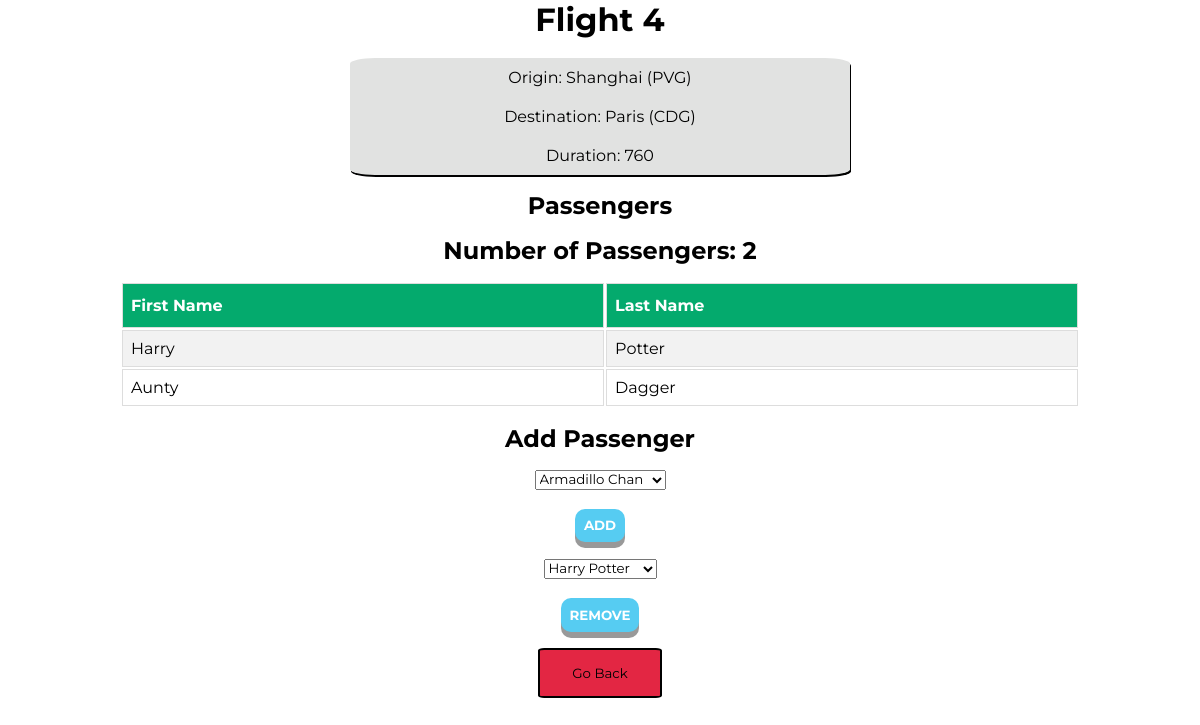
/flights/4, run on the app's committed database.
### flights/models.py (models this page shows, shortened)
class Flight(models.Model):
    origin = models.ForeignKey(Airport, on_delete=models.CASCADE, related_name='departures') #if you delete an aiport, it will delete the flight
    destination = models.ForeignKey(Airport, on_delete=models.CASCADE, related_name='arrivals')
    duration = models.IntegerField()

class Airport(models.Model):
    code = models.CharField(max_length=3)
    city = models.CharField(max_length=64)
    city_link = models.URLField(max_length=128, default='www.google.com')
    image = models.ImageField(upload_to=None, height_field=None, width_field=None, max_length=100, blank=True)
    def __str__(self):
        return f"{self.city} ({self.code})"

class Passenger(models.Model):
    first = models.CharField(max_length=64)
    last = models.CharField(max_length=64)
    flights = models.ManyToManyField(Flight, blank=True, related_name="passengers")
    ticketprice = models.DecimalField(max_digits=6, decimal_places=2, default=100.00)
    MALE = "Male"
    FEMALE = "Female"
    PRIVATE = "Private"
    Choices = [
        ("male", MALE),
        ("female", FEMALE),
        ("private", PRIVATE)
    ]
    gender = models.CharField(max_length=8, choices=Choices, default="private", blank=True)
    def __str__(self):
        return f"{self.first} {self.last}"

### flights/views.py (the view)
# urls.py: path("<int:flight_id>", views.flight, name="flight"),
def flight(request, flight_id):
    over = True
    max_id = Flight.objects.last().id
    if flight_id <= max_id:
        flight = Flight.objects.get(pk=flight_id)
        return render(request, "flights/flight.html" ,{
            "flight": flight,
            "over": over,
            "passengers": flight.passengers.all(),
            "num": len(flight.passengers.all()),
            "non_passengers": Passenger.objects.exclude(flights=flight).all()
        })
    else:
        over = False
        return render(request, "flights/flight.html" ,{
            "over": over
        })

### flights/templates/flights/flight.html (shortened to what this page needs)
{% extends "flights/layout.html" %}
{% load static %}
{% block title %}
<link rel="stylesheet" href="{% static 'flights/styles.css' %}">
{% endblock %}
{% block body %}
{% if over %}
    <div class="header">
        <h1>Flight {{flight.id}}</h1>
    </div>
    <br>
    <div class="flights">
        <ul class="flight-list">
            <li><a href="{{flight.origin.city_link}}">Origin: {{flight.origin}}</a></li>
            <li><a href="{{flight.destination.city_link}}">Destination: {{flight.destination}}</a></li>
            <li>Duration: {{flight.duration}}</li>
        </ul>
    </div>
    <h2 class="center">Passengers</h2>
    <h2 class="center">Number of Passengers: {{num}}</h2>
    <div class="passengers">
        {% if passengers %}
            <table id="passenger-list">
                <tr>
                    <th>First Name</th>
                    <th>Last Name</th>
                </tr>
                {% for passenger in passengers %}
                <tr>
                    <td>{{passenger.first}}</td>
                    <td>{{passenger.last}}</td>
                </tr>
                {% endfor %}
            </table>
        {% else %}
            <p>No Passengers</p>
        {% endif %}
    </div>
{% else %}
    <p>No Flight of that Index</p>
{% endif %}
{% if non_passengers %}
    <h2 class="center">Add Passenger</h2>
    <div class="center">
        <form action="{% url 'airport:book' flight.id %}" method="post">
            <select name="passengeradd" id="">
                {% for passenger in non_passengers %}
                <option value="{{passenger.id}}">{{passenger}}</option>
                {% endfor %}
            </select>
            <br>
            <br>
            <input type="submit" class="btn-primary btn" value="ADD">
        </form>
    </div>
{% else %}
    <h2 class="center">No More Passengers Available To Add</h2>
{% endif %}
{% if passengers %}
    <div class="center">
        <form action="{% url 'airport:book' flight.id %}" method="post">
            <select name="passengerremove" id="">
                {% for passenger in passengers %}
                <option value="{{passenger.id}}">{{passenger}}</option>
                {% endfor %}
            </select>
            <br>
            <br>
            <input type="submit" class="btn-primary btn" value="REMOVE">
        </form>
    </div>
{% else %}
    <h2 class="center">No Passengers To Remove</h2>
{% endif %}
<div class="center">
    <a href="{% url 'airport:index' %}"><button class="btn-main">Go Back</button></a>
</div>
{% endblock %}

### flights/static/flights/styles.css (style rules this page uses)
* { margin: 0; padding: 0; font-family: "Montserrat"; }
.flight-list { list-style-type: none; display: flex; flex-direction: column; justify-content: center; }
.flight-list li { margin-left: auto; margin-right: auto; margin-bottom: 20px; justify-content: center; }
.flight-list li:last-child { margin-bottom: 0; }
.flights { margin: auto; width: 40%; background-color: #E1E2E1; border: 1px black; border-radius: 5%; padding: 10px; box-shadow: 1px 2px; display: flex; flex-direction: column; justify-content: center; }
.header { margin: auto; width: 50%; margin-bottom: 2%; display: inline; justify-content: center; text-align: center; width: auto; }
.btn-main { border: 2px solid black; background-color: #E32643; padding: 15px 32px; text-align: center; display: inline-block; border-radius: 5%; transition: ease-in 0.5s; }
.center { display: block; margin: auto; width: 50%; text-align: center; margin-top: 1rem; margin-bottom: 1rem; }
a:link { text-decoration: none; color: #000000; }
#passenger-list { font-family: Arial, Helvetica, sans-serif; border-collapse: separate; width: 80%; margin: auto; }
#passenger-list td, #passenger-list th { border: 1px solid #ddd; padding: 8px; text-transform: capitalize; }
#passenger-list tr:nth-child(even) { background-color: #f2f2f2; }
#passenger-list th { padding-top: 12px; padding-bottom: 12px; text-align: left; background-color: #04AA6D; color: white; }
.btn-primary { color: white; background-color: #56CCF2; border: none; border-radius: 10px; font-weight: bold; box-shadow: 0 6px #999; }
.btn { text-align: center; vertical-align: middle; padding: .67em; cursor: pointer; }

### data on the page
Flight: id "4", origin "Shanghai (PVG)", destination "Paris (CDG)", duration "760"
Passenger: first "Harry", last "Potter"
Passenger: first "Aunty", last "Dagger"

### other printed values
{{ num }} "2"
form field passengeradd "Armadillo Chan"
form field passengerremove "Harry Potter"
